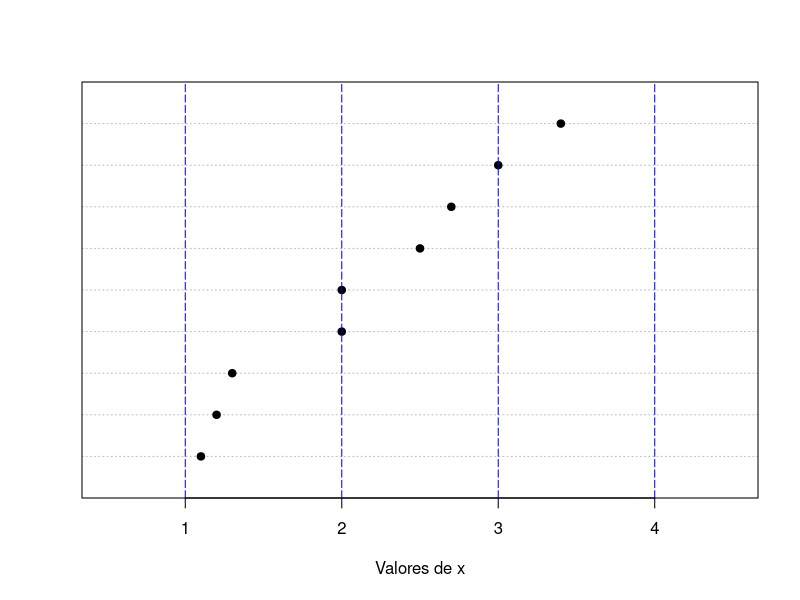

Write R code to recreate this figure.
## ---- chunk 1
fuma <- c('Frecuente', 'Nunca', 'A veces', 'A veces', 'A veces',
          'Nunca', 'Frecuente', NA, 'Frecuente', NA, 'hola', 
          'Nunca', 'Hola', 'Frecuente', 'Nunca')
## ---- chunk 2
table(fuma)
## ---- chunk 3
table(fuma, useNA='always')
## ---- chunk 4
table(fuma, exclude=c('Hola', 'hola'))
## ---- chunk 5
tabla1 <- table(fuma, exclude=c('Hola', 'hola', NA))
tabla1
## ---- chunk 6
sexo <- c('Hombre', 'Hombre', 'Hombre', NA, 'Mujer',
          'Casa', 'Mujer', 'Mujer', 'Mujer', 'Hombre', 'Mujer', 
          'Hombre', NA, 'Mujer', 'Mujer')
## ---- chunk 7
table(sexo, fuma)
## ---- chunk 8
tabla2 <- table(sexo, fuma, exclude=c('Hola', 'hola', 'Casa', NA))
tabla2
## ---- chunk 9
prop.table(x=tabla1)
## ---- chunk 10
tabla3 <- prop.table(x=tabla2)
tabla3
## ---- chunk 11
tabla4 <- prop.table(x=tabla2, margin=2)
tabla4
## ---- chunk 12
addmargins(tabla3)
addmargins(tabla4, margin=1)
## ---- chunk 13
x <- rnorm(n=200, mean=170, sd=5)

res1 <- hist(x=x, breaks='Sturges', plot=FALSE)
res1
## ---- chunk 14
res2 <- hist(x=x, plot=FALSE, 
             breaks=c(150, 170, 180, 190))
res2
## ---- chunk 15
x <- c(1.1, 1.2, 1.3, 2.0, 2.0, 2.5, 2.7, 3.0, 3.4)
## ---- chunk 16
dotchart(x, xlab='Valores de x', xlim=c(0.5, 4.5), pch=19)
abline(v=c(1, 2, 3, 4), lty='longdash', col='blue')
## ---- chunk 17
res3 <- hist(x, breaks=c(1, 2, 3, 4), right=TRUE, plot=FALSE)
res3[1:2]
## ---- chunk 18
res4 <- hist(x, breaks=c(1, 2, 3, 4), right=FALSE, plot=FALSE)
res4[1:2]
## ---- chunk 19
res5 <- hist(x, breaks=c(1, 2, 3, 4),
             include.lowest=FALSE, right=FALSE,
             plot=FALSE)
res5[1:2]
